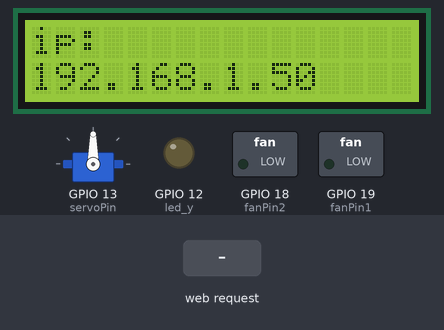
This sketch was run on a simulated ESP32. On the bench: 16×2 character LCD, servo, switched loads named in the sketch (green lamp = pin HIGH), output pins drawn as LEDs (lit = HIGH). The test bench sets the inputs (shaded band). WiFi joins after 1.5 s; servers stay silent unless stated; what the sketch prints to the serial monitor is not drawn.

Above: at 2.7 s.
2.8 s: HTTP request GET /led/on received
At 3.6 s:
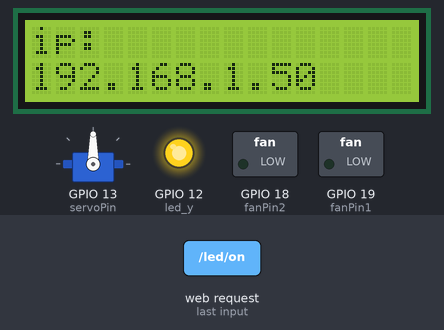
4.3 s: HTTP request GET /fan/on received
At 4.7 s:
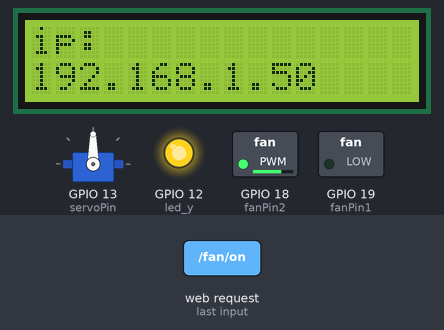
5.8 s: HTTP request GET /led/off received
At 7.0 s:
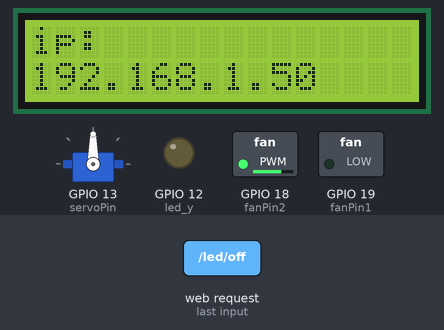
7.3 s: HTTP request GET /door/on received
At 8.2 s:
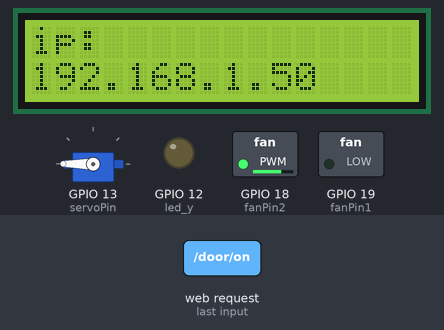
8.8 s: HTTP request GET /fan/off received
At 9.4 s:
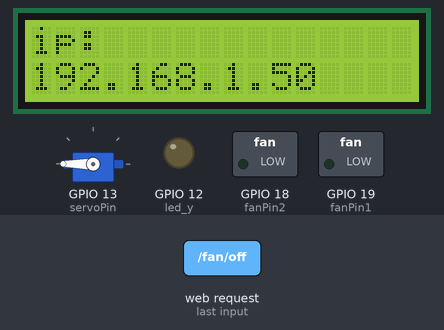
10.3 s: HTTP request GET /door/off received
At 11.7 s:
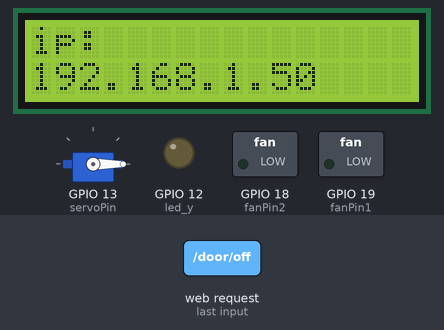
Timing chart, 0 to 12.8 s (numbered marks = the images above; inputs shaded):
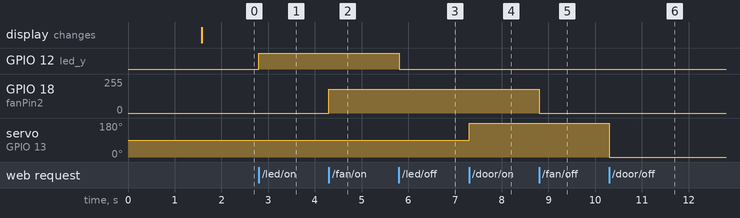

Measured:
- after the input at 2.8 s, GPIO 12 (led_y): LOW → HIGH at once
- after the input at 4.3 s, GPIO 18 (fanPin2): 0/255 → 180/255 at once
- after the input at 5.8 s, GPIO 12 (led_y): HIGH → LOW at once
- after the input at 7.3 s, servo on GPIO 13 (servoPin): 90° → 180° at once
- after the input at 8.8 s, GPIO 18 (fanPin2): 180/255 → 0/255 at once
- after the input at 10.3 s, servo on GPIO 13 (servoPin): 180° → 0° at once

The sketch:

Arduino-starter-code.ino
```cpp
#include <Arduino.h>
#include <WiFi.h>
#include <ESPmDNS.h>
#include <WiFiClient.h>
#include <Wire.h>

String item = "0";
const char* ssid = "Ting";
const char* password = "nopenope";
WiFiServer server(80);

#include <Wire.h>
#include <LiquidCrystal_I2C.h>
LiquidCrystal_I2C mylcd(0x27, 16, 2);
#define fanPin1 19
#define fanPin2 18
#define led_y 12  // Define the yellow led pin to 12

#include <ESP32_Servo.h>
Servo myservo;
int servoPin = 13;

void setup() {
  Serial.begin(115200);
  mylcd.init();
  mylcd.backlight();
  pinMode(led_y, OUTPUT);
  pinMode(fanPin1, OUTPUT);
  pinMode(fanPin2, OUTPUT);
  myservo.attach(servoPin);

  WiFi.begin(ssid, password);
  while (WiFi.status() != WL_CONNECTED) {
    delay(500);
    Serial.print(".");
  }
  Serial.println("");
  Serial.print("Connected to ");
  Serial.println(ssid);
  Serial.print("IP address: ");
  Serial.println(WiFi.localIP());
  server.begin();
  Serial.println("TCP server started");
  MDNS.addService("http", "tcp", 80);
  mylcd.setCursor(0, 0);
  mylcd.print("ip:");
  mylcd.setCursor(0, 1);
  mylcd.print(WiFi.localIP());  // LCD displays ip address
}

void loop() {
  WiFiClient client = server.available();
  if (!client) {
    return;
  }
  while (client.connected() && !client.available()) {
    delay(1);
  }
  String req = client.readStringUntil('\r');
  int addr_start = req.indexOf(' ');
  int addr_end = req.indexOf(' ', addr_start + 1);
  if (addr_start == -1 || addr_end == -1) {
    Serial.print("Invalid request: ");
    Serial.println(req);
    return;
  }
  req = req.substring(addr_start + 1, addr_end);
  item = req;
  Serial.println(item);
  String s;
  if (req == "/")  // Browser accesses address can read the information sent by the client.println(s);
  {
    IPAddress ip = WiFi.localIP();
    String ipStr = String(ip[0]) + '.' + String(ip[1]) + '.' + String(ip[2]) + '.' + String(ip[3]);
    s = "HTTP/1.1 200 OK\r\nContent-Type: text/html\r\n\r\n<!DOCTYPE HTML>\r\n<html>ESP32 ip:";
    s += ipStr;
    s += "</html>\r\n\r\n";
    Serial.println("Sending 200");
    client.println(s);  // Send the string S, then you can read the information when visiting the address of E smart home using a browser.
  }
  if (req == "/led/on") // Browser accesses address ip address/led/on
  {
    client.println("turn on the LED");
    digitalWrite(led_y, HIGH);
  }
  if (req == "/led/off") // Browser accesses address ip address/led/off
  {
    client.println("turn off the LED");
    digitalWrite(led_y, LOW);
  }
  if (req == "/fan/on") // Browser accesses address ip address/fan/on
  {
    client.println("turn on the fan");
    digitalWrite(fanPin1, LOW); // pwm = 0
    analogWrite(fanPin2, 180);
  }
  if (req == "/fan/off") // Browser accesses address ip address/fan/off
  {
    client.println("turn off the fan");
    digitalWrite(fanPin1, LOW); // pwm = 0
    analogWrite(fanPin2, 0);
  }
  if (req == "/door/on") // Browser accesses address ip address/fan/off
  {
    client.println("open the door");
    myservo.write(180);
  }

  if (req == "/door/off") // Browser accesses address ip address/fan/off
  {
    client.println("close the door");
    myservo.write(0);
  }

  // client.print(s);
  client.stop();
}
```
